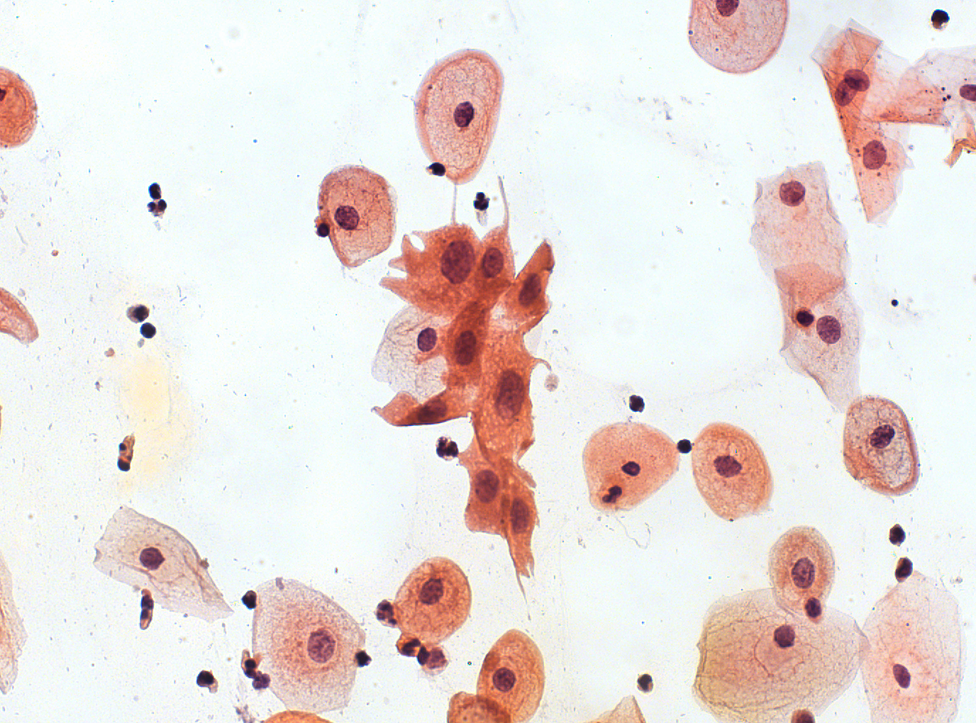
#> input picture cell_images/00b1e59ebc3e7be500ef7548207d44e2.png, 976 x 723 px, shrunk from 1376 x 1020 before the run
$ python -i histograma.py   (imports and definitions only)
#> lines starting #> are read from the running program, lines starting #| are printed output that depends on the picture
import tkinter as tk
import cv2
import numpy as np
import matplotlib.pyplot as plt

def gerar_histograma_hsv(caminho_arquivo):
    # Carrega a imagem
    imagem = cv2.imread(caminho_arquivo)
#> imagem is the input picture: shape (723, 976, 3); mean B, G, R 219.4, 222.8, 233.1
    if imagem is None:
        print("Erro ao carregar a imagem.")
        return

    # Converte a imagem de BGR para HSV
    imagem_hsv = cv2.cvtColor(imagem, cv2.COLOR_BGR2HSV)
#> imagem_hsv: shape (723, 976, 3); mean H, S, V 73.7, 31.7, 239.7

    # Calcula os histogramas para cada canal
    hist_h = cv2.calcHist([imagem_hsv], [0], None, [256], [0, 256])
#> hist_h = 256 values, max 47467 at index 90, min 0 at index 180, mean 2756.4
    hist_s = cv2.calcHist([imagem_hsv], [1], None, [256], [0, 256])
#> hist_s = 256 values, max 40669 at index 10, min 0 at index 203, mean 2756.4
    hist_v = cv2.calcHist([imagem_hsv], [2], None, [256], [0, 256])
#> hist_v = 256 values, max 145066 at index 254, min 0 at index 0, mean 2756.4

    # Plota os histogramas
    plt.figure(figsize=(10, 7))

    plt.subplot(3, 1, 1)
    plt.plot(hist_h, color='r')
    plt.title('Histograma do canal Hue')
    plt.xlabel('Intensidade')
    plt.ylabel('Contagem')

    plt.subplot(3, 1, 2)
    plt.plot(hist_s, color='g')
    plt.title('Histograma do canal Saturation')
    plt.xlabel('Intensidade')
    plt.ylabel('Contagem')

    plt.subplot(3, 1, 3)
    plt.plot(hist_v, color='b')
    plt.title('Histograma do canal Value')
    plt.xlabel('Intensidade')
    plt.ylabel('Contagem')

    plt.tight_layout()
    plt.show()
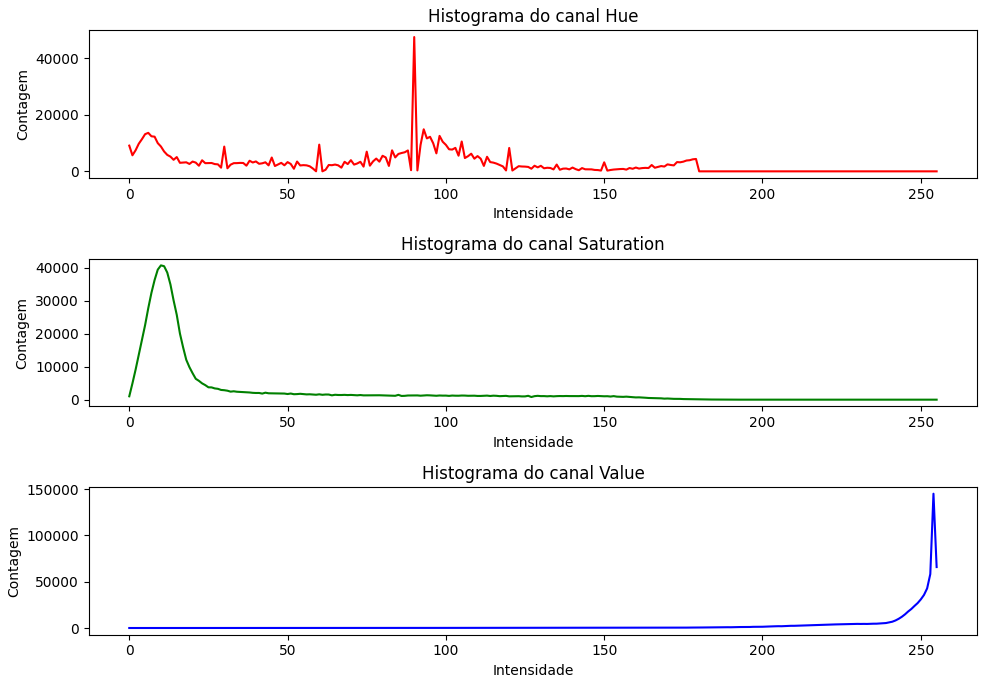
#> figure drawn by matplotlib, 3 panels; panel 1: curve peaks at x = 90, y = 47467; panel 2: curve peaks at x = 10, y = 40669; panel 3: curve peaks at x = 254, y = 145066

# [63 lines left out: functions gerar_histograma_tons_cinza, gerar_histograma_16tons, gerar_histograma_hiv, not called in this run]

>>> result = gerar_histograma_hsv('../cell_images/00b1e59ebc3e7be500ef7548207d44e2.png')

$ run again, on cell_images/055cde67bf7565df83f914b053ab86eb.png
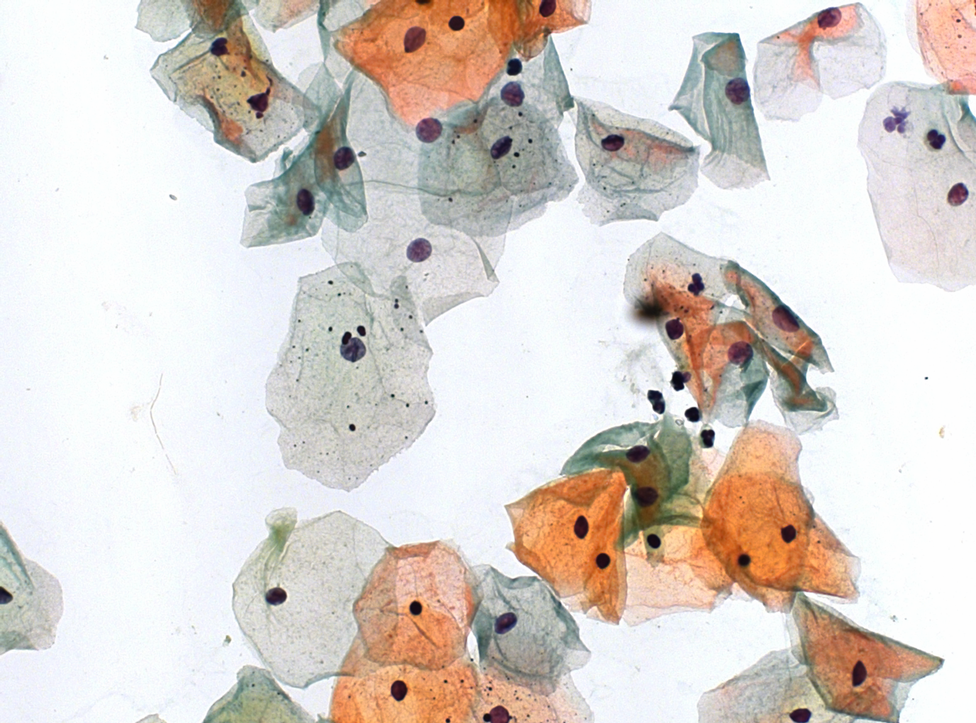
#> input picture cell_images/055cde67bf7565df83f914b053ab86eb.png, 976 x 723 px, shrunk from 1376 x 1020 before the run
#> in gerar_histograma_hsv, imagem is the input picture: shape (723, 976, 3); mean B, G, R 204.8, 210.3, 217.8
#> imagem_hsv: shape (723, 976, 3); mean H, S, V 73.6, 30.1, 223
#> hist_h = 256 values, max 90977 at index 90, min 0 at index 180, mean 2756.4
#> hist_s = 256 values, max 44078 at index 6, min 0 at index 240, mean 2756.4
#> hist_v = 256 values, max 180777 at index 254, min 0 at index 0, mean 2756.4
#> in gerar_histograma_hsv, `plt.show()`:
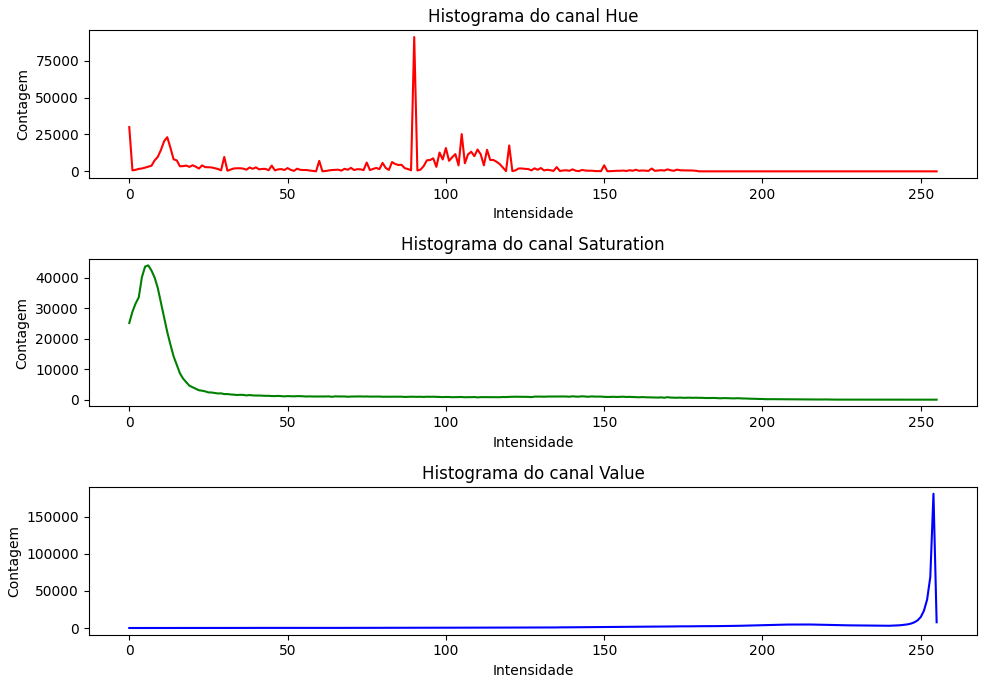
#> figure drawn by matplotlib, 3 panels; panel 1: curve peaks at x = 90, y = 90977; panel 2: curve peaks at x = 6, y = 44078; panel 3: curve peaks at x = 254, y = 180777

$ run again, on cell_images/0d2057f820c3b157fd030fe3308f60dc.png
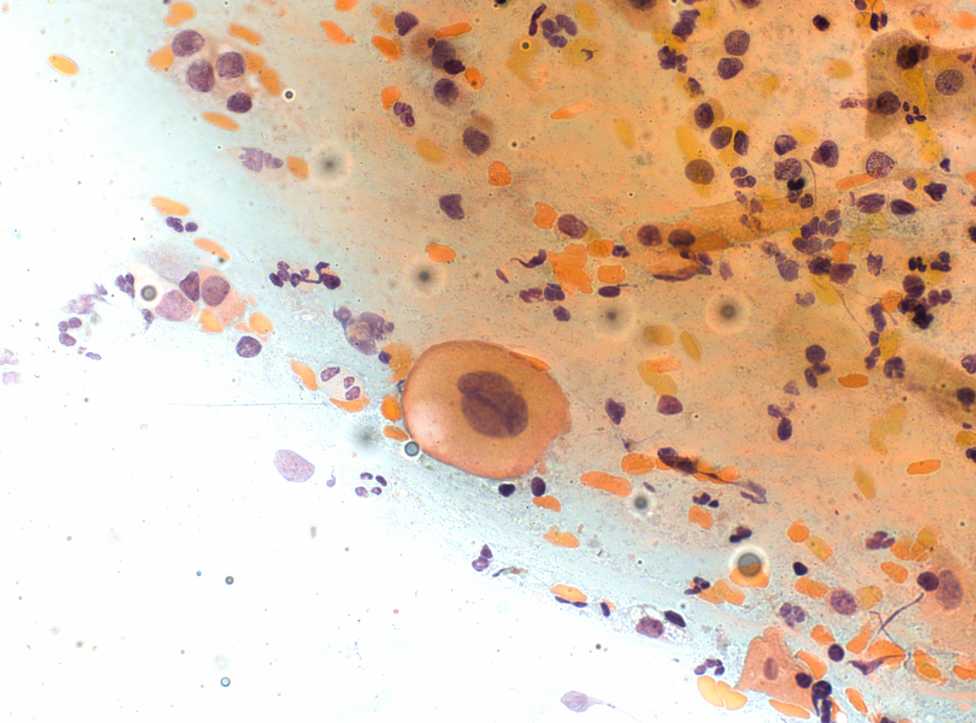
#> input picture cell_images/0d2057f820c3b157fd030fe3308f60dc.png, 976 x 723 px, shrunk from 1376 x 1020 before the run
#> in gerar_histograma_hsv, imagem is the input picture: shape (723, 976, 3); mean B, G, R 172.4, 195.3, 222.9
#> imagem_hsv: shape (723, 976, 3); mean H, S, V 30.4, 68.2, 225.6
#> hist_h = 256 values, max 176631 at index 0, min 0 at index 180, mean 2756.4
#> hist_s = 256 values, max 170969 at index 0, min 0 at index 246, mean 2756.4
#> hist_v = 256 values, max 214950 at index 254, min 0 at index 0, mean 2756.4
#> in gerar_histograma_hsv, `plt.show()`:
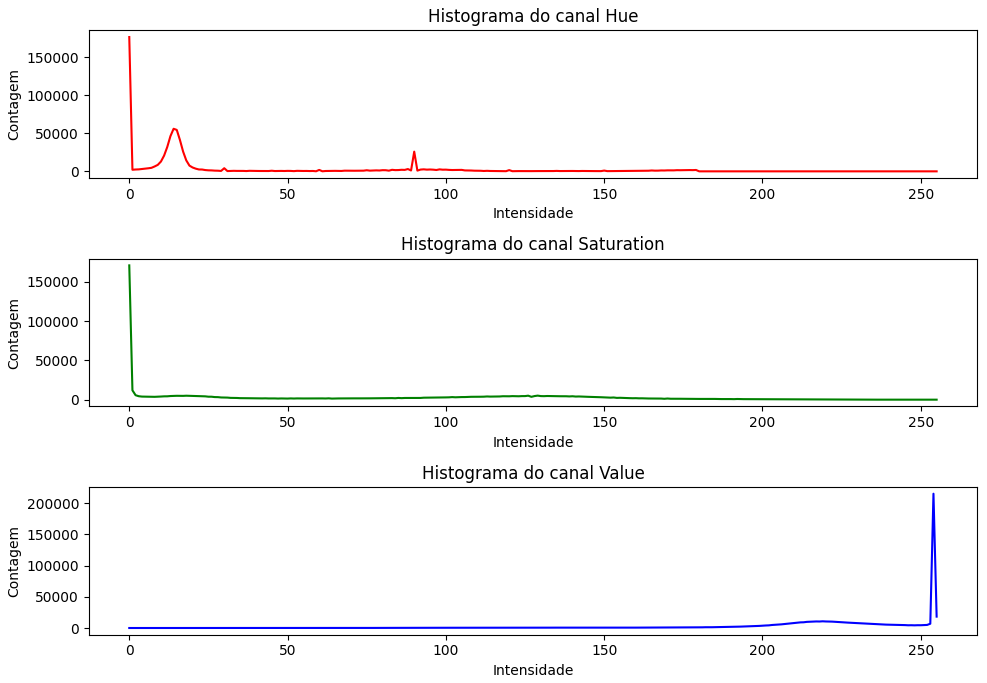
#> figure drawn by matplotlib, 3 panels; panel 1: curve peaks at x = 0, y = 176631; panel 2: curve peaks at x = 0, y = 170969; panel 3: curve peaks at x = 254, y = 214950

$ run again, on cell_images/14ea41d8e885c165390da7e03f594d9d.png
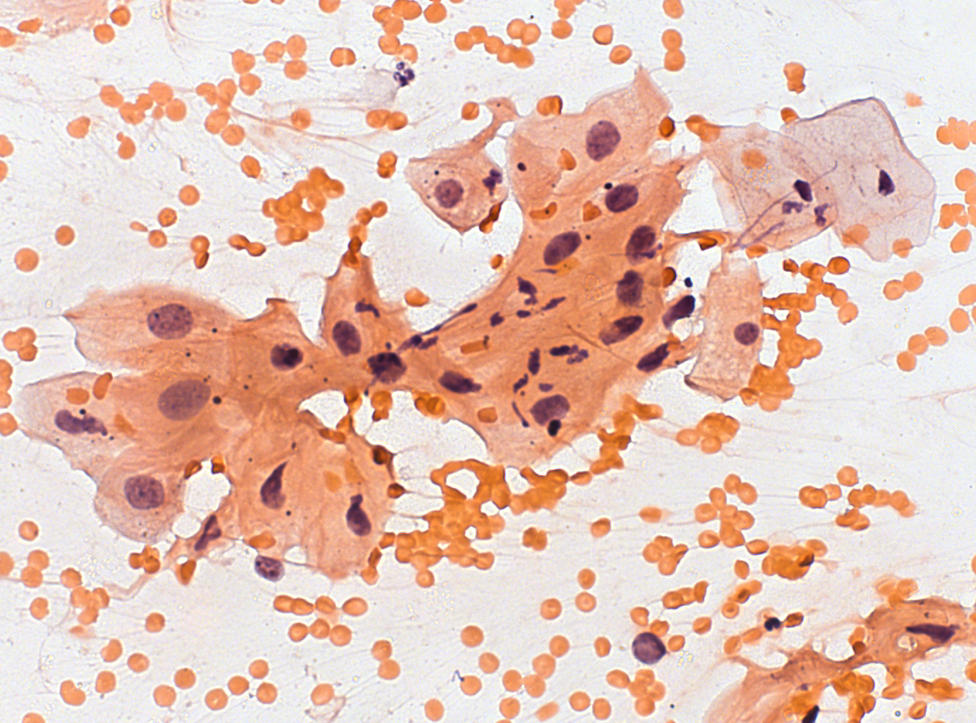
#> input picture cell_images/14ea41d8e885c165390da7e03f594d9d.png, 976 x 723 px, shrunk from 1376 x 1020 before the run
#> in gerar_histograma_hsv, imagem is the input picture: shape (723, 976, 3); mean B, G, R 183.1, 196.7, 230.2
#> imagem_hsv: shape (723, 976, 3); mean H, S, V 53.4, 59.6, 232.1
#> hist_h = 256 values, max 49627 at index 10, min 0 at index 59, mean 2756.4
#> hist_s = 256 values, max 21125 at index 9, min 0 at index 248, mean 2756.4
#> hist_v = 256 values, max 30407 at index 241, min 0 at index 0, mean 2756.4
#> in gerar_histograma_hsv, `plt.show()`:
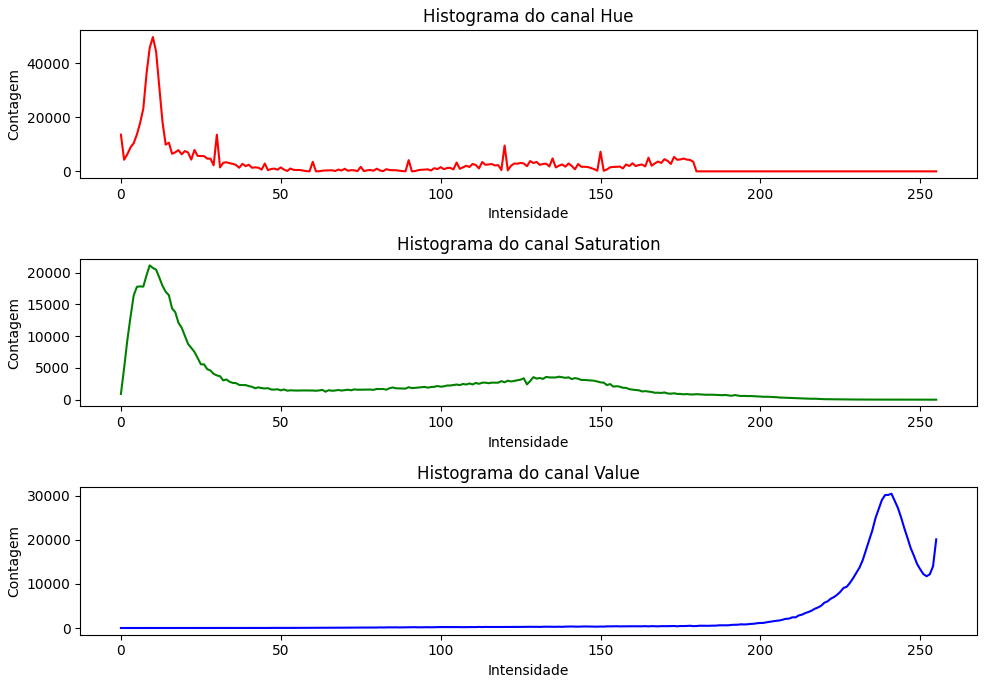
#> figure drawn by matplotlib, 3 panels; panel 1: curve peaks at x = 10, y = 49627; panel 2: curve peaks at x = 9, y = 21125; panel 3: curve peaks at x = 241, y = 30407
